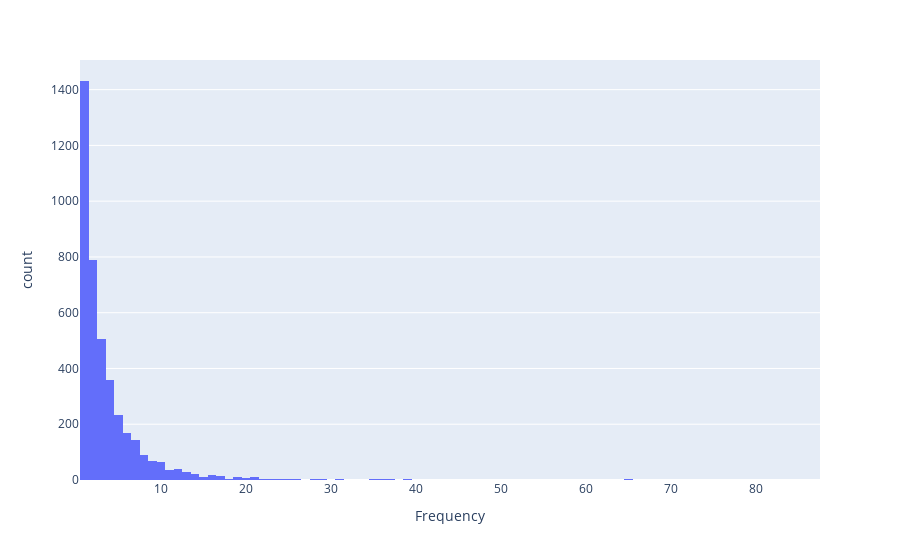

Source (notebook cell):
### Code cell
# The frequency varies a lot, so let's just see the ones lesser than 100
px.histogram(data_frame=invoices_by_user.query('Frequency < 100'), x='Frequency')

### Figure 1 — Plotly figure (JSON) as saved in the notebook; plotly's stock layout.template omitted (floating-point values rounded to 4 significant figures; data arrays with more than 128 entries replaced by an {"elided": "..."} marker saying what was removed)
{"data": [{"alignmentgroup": "True", "bingroup": "x", "hovertemplate": "Frequency=%{x}<br>count=%{y}<extra></extra>", "legendgroup": "", "marker": {"color": "#636efa", "pattern": {"shape": ""}}, "name": "", "offsetgroup": "", "orientation": "v", "showlegend": false, "type": "histogram", "x": {"elided": "4115 int values"}, "xaxis": "x", "yaxis": "y"}], "layout": {"barmode": "relative", "legend": {"tracegroupgap": 0}, "margin": {"t": 60}, "xaxis": {"anchor": "y", "domain": [0, 1], "title": {"text": "Frequency"}}, "yaxis": {"anchor": "x", "domain": [0, 1], "title": {"text": "count"}}}}
